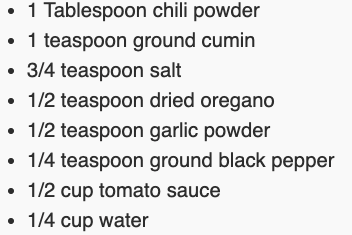
#> input picture app/image_edit/ingredients-1.png, 352 x 235 px
$ python rotate.py
#> lines starting #> are read from the running program, lines starting #| are printed output that depends on the picture
# reference rotate()
# https://pythontic.com/image-processing/pillow/rotate

# param: degree: int(turn the image by this many degrees)

# Rotate +/- n degrees
import pathlib
from PIL import Image

BASE_DIR = pathlib.Path(__file__).parent
img_path = BASE_DIR / "ingredients-1.png"
img = Image.open(img_path)
#> img is the input picture: PIL image 352x235 RGBA; mean R, G, B, A 227.3, 227.3, 227.3, 255

rotated     = img.rotate(45)# Rotate it by 45 degrees (counter-clockwise)
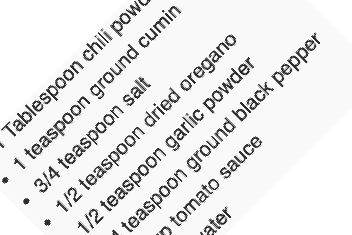
#> rotated: PIL image 352x235 RGBA; mean R, G, B, A 175.1, 175.1, 175.1, 198.8; transparent parts drawn white
transposed  = img.transpose(Image.ROTATE_90) # Rotate it by 90 degrees
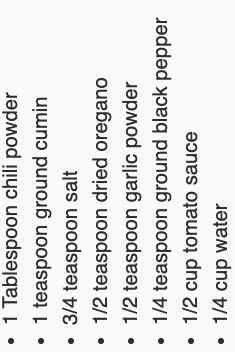
#> transposed: PIL image 235x352 RGBA; mean R, G, B, A 227.3, 227.3, 227.3, 255

# img.show() # Display the Original Image
rotated.show() # Display the Image rotated by 45 degrees
transposed.show() # Display the Image rotated by 90 degrees
